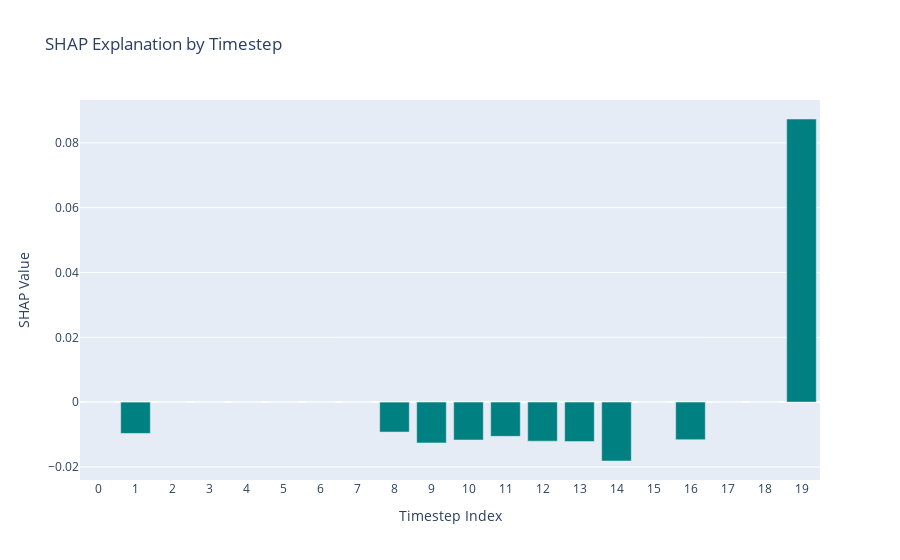

The notebook cell saved with this chart:
### Markdown cell above
##### Local Explanation

### Code cell
# Example: Plot the SHAP values for a single test sample - Local Explanation

# Select one test sample using the SHAP sampler
test_sample = shap.sample(X_test_flat, 1)  # returns a 2D array (1, 20)

# Compute the SHAP values for the sample using the previously defined explainer_shap
shap_values = explainer_shap.shap_values(test_sample)

# Assuming shap_values[0] is a (20, 1) array for a regression output; flatten it to get a 1D array of length 20.
shap_first = shap_values[0].flatten()

# Create a DataFrame for plotting, with a numeric timestep index.
df_shap = pd.DataFrame({
    "timestep_index": np.arange(len(shap_first)),
    "shap_value": shap_first
})

# Create a Plotly bar plot similar to the LIME bar plot.
fig = go.Figure(data=go.Bar(
    x=df_shap["timestep_index"],
    y=df_shap["shap_value"],
    marker_color="teal"  # you can choose any color you like
))
fig.update_layout(
    title="SHAP Explanation by Timestep",
    xaxis_title="Timestep Index",
    yaxis_title="SHAP Value",
    xaxis=dict(tickmode="linear", dtick=1)  # show every timestep
)
fig.show()

### Figure 1 — Plotly figure (JSON) as saved in the notebook; plotly's stock layout.template omitted (floating-point values rounded to 4 significant figures)
{"data": [{"marker": {"color": "teal"}, "type": "bar", "x": [0, 1, 2, 3, 4, 5, 6, 7, 8, 9, 10, 11, 12, 13, 14, 15, 16, 17, 18, 19], "y": [0, -0.009665, 0, 0, 0, 0, 0, 0, -0.009237, -0.01259, -0.01169, -0.01056, -0.01204, -0.01217, -0.01817, 0, -0.01158, 0, 0, 0.08735]}], "layout": {"title": {"text": "SHAP Explanation by Timestep"}, "xaxis": {"dtick": 1, "tickmode": "linear", "title": {"text": "Timestep Index"}}, "yaxis": {"title": {"text": "SHAP Value"}}}}
